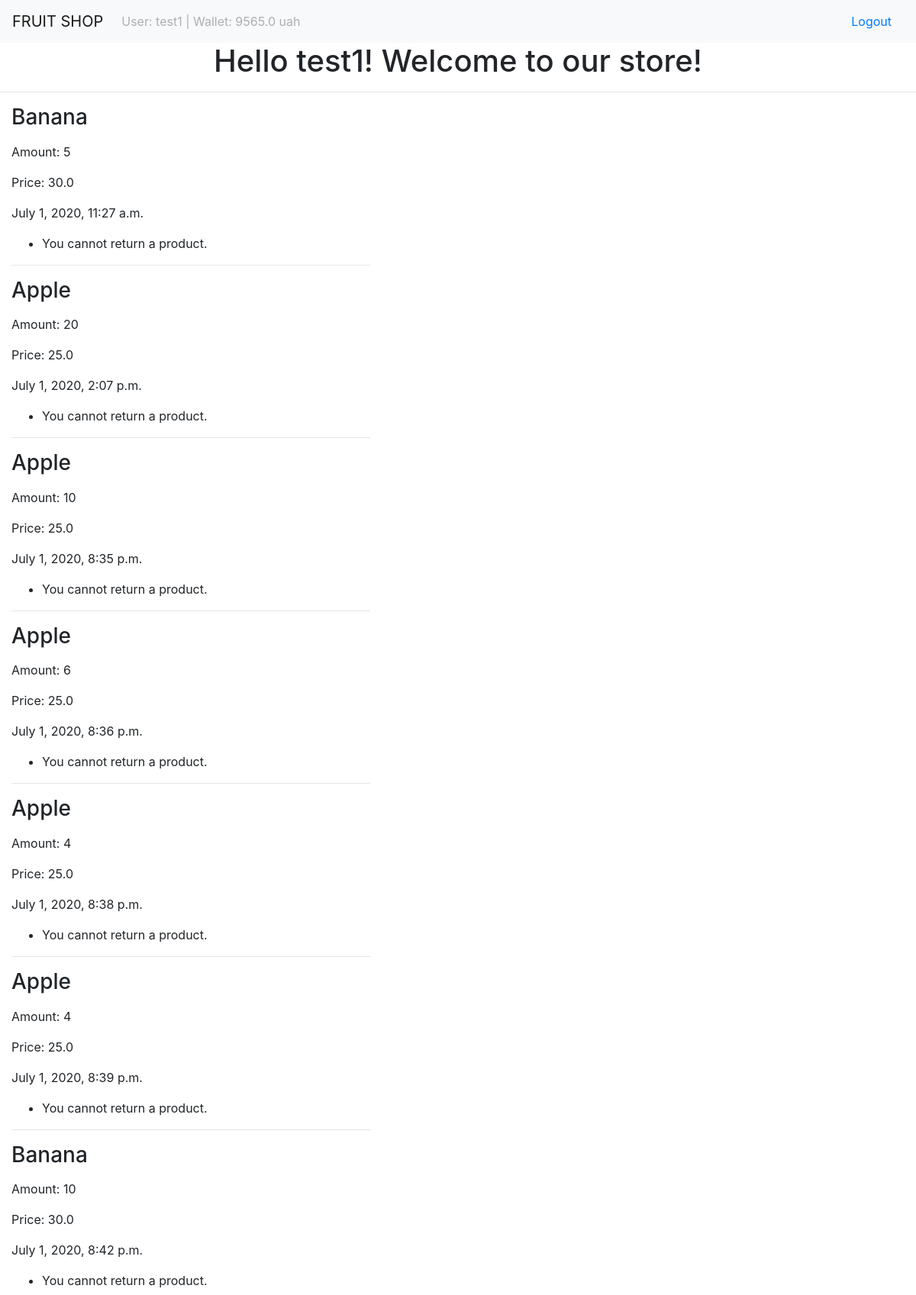
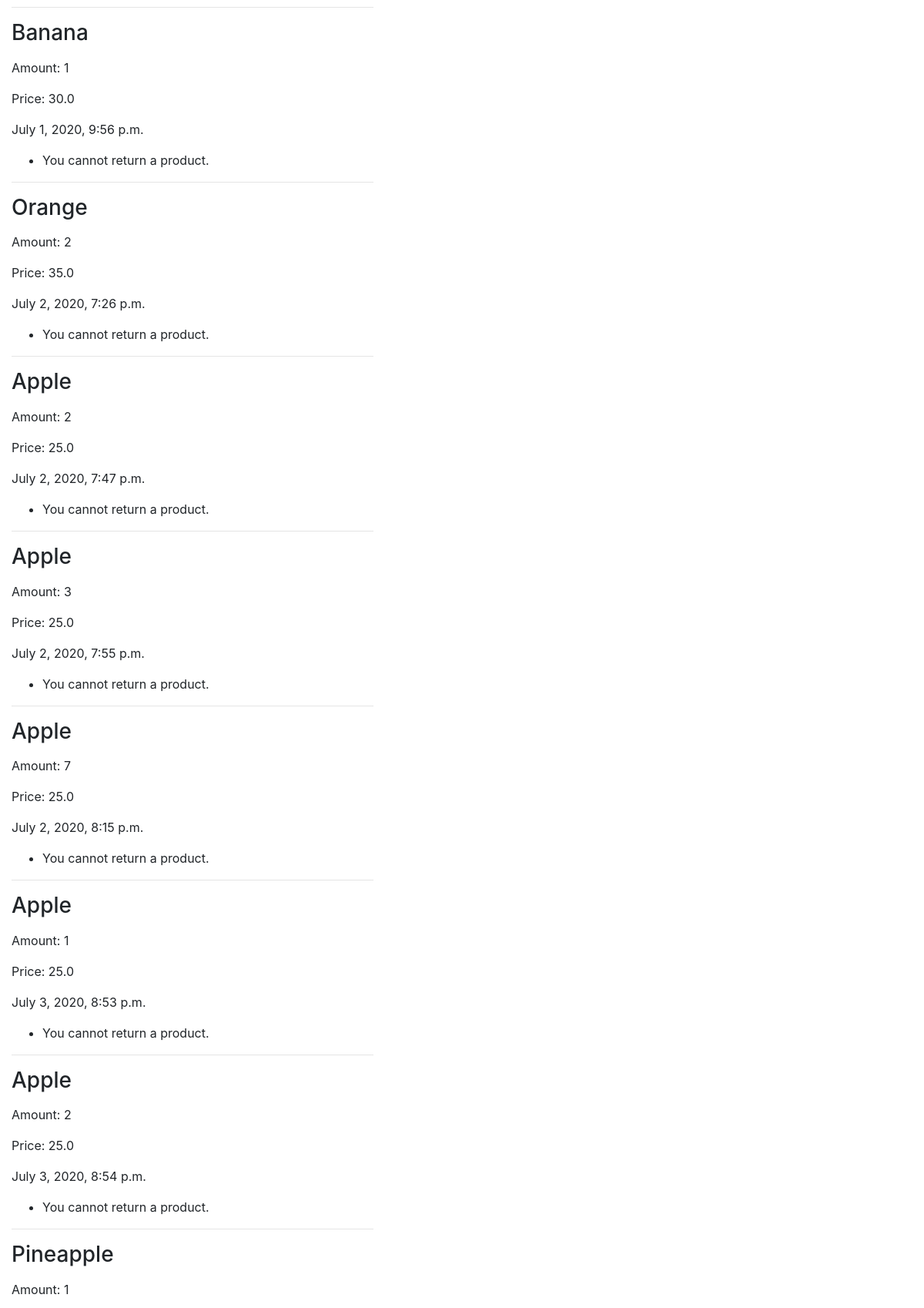
/purchase (signed in, upper part), run on the app's committed database (2 pictures, top to bottom).
### users/models.py (models this page shows)
class User(AbstractUser):
    wallet = models.FloatField(default=10000.00)

### products/models.py (models this page shows)
class TimeStampModel(models.Model):
    created_at = models.DateTimeField(auto_now_add=True)
    updated_at = models.DateTimeField(auto_now=True)
    deleted_at = models.DateTimeField(blank=True, null=True)
    class Meta:
        abstract = True

class Purchase(TimeStampModel):
    user_id = models.ForeignKey(USER_MODEL, on_delete=models.SET_NULL, blank=True, null=True)
    product_id = models.ForeignKey(Product, on_delete=models.SET_NULL, blank=True, null=True)
    amount = models.PositiveIntegerField(blank=True, null=True)
    make_refund_status = models.BooleanField(default=False)

class Product(models.Model):
    name = models.CharField(max_length=100)
    description = models.TextField(blank=True, null=True)
    price = models.FloatField(blank=True, null=True)
    image = models.ImageField(upload_to='media/', blank=True, null=True)
    stock_quantity = models.PositiveIntegerField(blank=True, null=True)
    def __str__(self):
        return self.name

### products/views.py (the view, shortened to what this page needs)
# urls.py: path('purchase', views.PurchaseListView.as_view(), name='purchases_list'),
class PurchaseListView(ListView):
    model = product_models.Purchase
    ordering = 'created_at'
    template_name = 'products/purchase_list.html'
    def get_queryset(self):
        return product_models.Purchase.objects.filter(user_id=self.request.user)

### products/context_processors.py (called while the page is built)
def available_refunds(request):
    available_refunds_count = None
    if request.user.is_superuser:
        available_refunds_count = models.Refund.objects.all().count()
    return {'AVAILABLE_REFUNDS': available_refunds_count}

### products/templates/products/purchase_list.html (shortened to what this page needs)
{% extends 'products/base.html' %}
{% block content %}
<div class="col-5">
    {% for purchase in purchase_list.all %}
    <p><h3>{{ purchase.product_id }}</h3></p>
    <p>Amount: {{ purchase.amount }}</p>
    <p>Price: {{ purchase.product_id.price }}</p>
    <p>{{ purchase.created_at }}</p>
    {% if purchase.make_refund_status == False %}
    <form action="" method="post">
        {% csrf_token %}
        <input type='hidden' name='purchase_id' value='{{ purchase.id }}'>
        <input type="submit" class="btn btn-danger" value="Make refund" name="refund">
    </form>
    {% else%}
    {% if messages %}
    <ul class="messages">
        {% for message in messages %}
        <li {% if message.tags %} class="{{ message.tags }}"{% endif %}>{{ message }}</li>
        {% endfor %}
    </ul>
    {% endif %}
    {% endif %}
    <hr>
    {% empty %}
    <p><h3>Sorry. There are no purchases in this list.</h3></p>
    {% endfor %}
</div>
{% endblock %}

### products/templates/products/base.html (shortened to what this page needs)
<!DOCTYPE html>
<html lang="en">
<head>
    <link rel="stylesheet" href="https://stackpath.bootstrapcdn.com/bootstrap/4.5.0/css/bootstrap.min.css"
>
</head>
<body>
<nav class="navbar navbar-expand-lg navbar-light bg-light">
    <a class="navbar-brand" href="{% url 'product_list_page' %}">FRUIT SHOP</a>
    <div class="collapse navbar-collapse" id="navbarSupportedContent">
        <ul class="navbar-nav mr-auto">
            <li class="nav-item">
                <a class="nav-link disabled" href="#" tabindex="-1" aria-disabled="true">
                    {% if user.is_authenticated and not user.is_staff %}
                    User: {{ user.username }} |
                    Wallet: {{ user.wallet }} uah
                    {% else %}
                    User: {{ user.username }} |
                    Available Refunds: {{ AVAILABLE_REFUNDS }}</a>
                    {% endif %}
                </a>
            </li>
        </ul>
        {% if user.is_authenticated %}
        <a class="nav-link" href="{% url 'logout' %}">Logout</a>
        {% else %}
        <a class="nav-link" href="{% url 'login' %}">Login</a>
        <a class="nav-link" href="{% url 'register' %}">Register</a>
        {% endif %}
    </div>
</nav>
<center>
    {% if user.is_authenticated %}
    <h1>Hello {{user.username}}! Welcome to our store!</h1><hr>
    {% else %}
    <h1>Hello! Welcome to our store!</h1><hr>
    {% endif %}
</center>
{% block content%}
{% endblock%}
</body>
</html>

### data on the page
User: username "test1", wallet "9565.0"
Purchase: product_id "Banana", amount "5", product_id.price "30.0", created_at "July 1, 2020, 11:27 a.m.", messages "You cannot return a product."
Purchase: product_id "Apple", amount "20", product_id.price "25.0", created_at "July 1, 2020, 2:07 p.m.", messages "You cannot return a product."
Purchase: product_id "Apple", amount "10", product_id.price "25.0", created_at "July 1, 2020, 8:35 p.m.", messages "You cannot return a product."
Purchase: product_id "Apple", amount "6", product_id.price "25.0", created_at "July 1, 2020, 8:36 p.m.", messages "You cannot return a product."
Purchase: product_id "Apple", amount "4", product_id.price "25.0", created_at "July 1, 2020, 8:38 p.m.", messages "You cannot return a product."
Purchase: product_id "Apple", amount "4", product_id.price "25.0", created_at "July 1, 2020, 8:39 p.m.", messages "You cannot return a product."
Purchase: product_id "Banana", amount "10", product_id.price "30.0", created_at "July 1, 2020, 8:42 p.m.", messages "You cannot return a product."
Purchase: product_id "Banana", amount "1", product_id.price "30.0", created_at "July 1, 2020, 9:56 p.m.", messages "You cannot return a product."
Purchase: product_id "Orange", amount "2", product_id.price "35.0", created_at "July 2, 2020, 7:26 p.m.", messages "You cannot return a product."
Purchase: product_id "Apple", amount "2", product_id.price "25.0", created_at "July 2, 2020, 7:47 p.m.", messages "You cannot return a product."
Purchase: product_id "Apple", amount "3", product_id.price "25.0", created_at "July 2, 2020, 7:55 p.m.", messages "You cannot return a product."
Purchase: product_id "Apple", amount "7", product_id.price "25.0", created_at "July 2, 2020, 8:15 p.m.", messages "You cannot return a product."
Purchase: product_id "Apple", amount "1", product_id.price "25.0", created_at "July 3, 2020, 8:53 p.m.", messages "You cannot return a product."
Purchase: product_id "Apple", amount "2", product_id.price "25.0", created_at "July 3, 2020, 8:54 p.m.", messages "You cannot return a product."
Purchase: product_id "Pineapple", amount "1"
